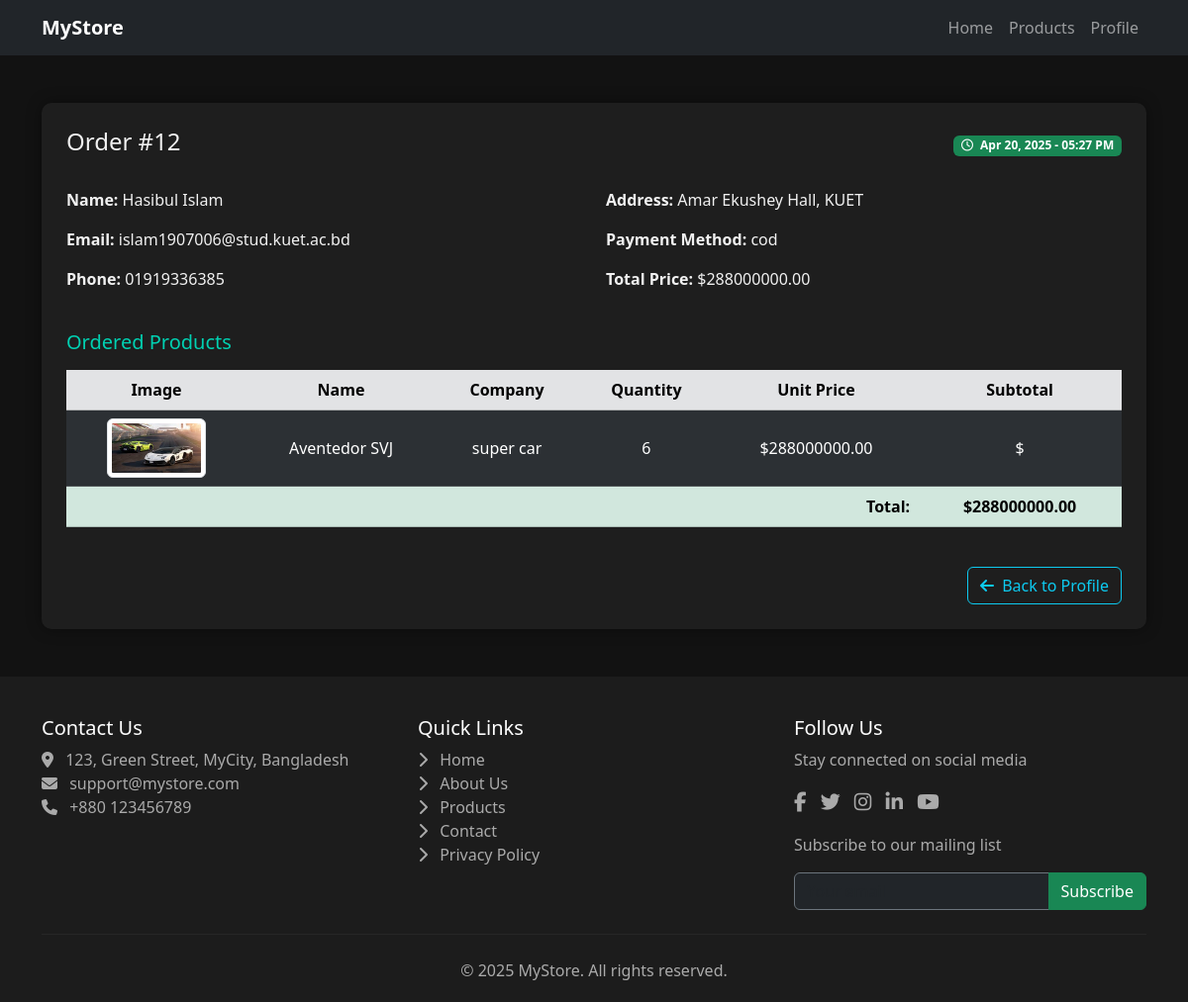
/orderDetails/12 (signed in), run on the app's committed database.
### myapp/models.py (models this page shows)
class Order(models.Model):
    id = models.AutoField(primary_key=True)
    user = models.ForeignKey(User, on_delete=models.CASCADE)
    fullname = models.CharField(max_length=100, default='')
    email = models.EmailField(max_length=100, default='')
    phone = models.CharField(max_length=20, default='')
    address = models.CharField(max_length=200, default='')
    payment_method = models.CharField(max_length=20, default='')
    total_price = models.DecimalField(max_digits=1000, decimal_places=2, default=0)
    ordered_at = models.DateTimeField(auto_now_add=True)

class OrderItem(models.Model):
    id = models.AutoField(primary_key=True)
    order = models.ForeignKey(Order, on_delete=models.CASCADE)
    product = models.ForeignKey(Product, on_delete=models.CASCADE)
    quantity = models.PositiveIntegerField(default=0)
    price = models.DecimalField(max_digits=1000,decimal_places=2, default=0)

class Product(models.Model):
    id = models.AutoField(primary_key=True)
    name = models.CharField(max_length=100)
    image = models.ImageField(upload_to='product_images/', null=True, blank=True)
    description = models.TextField(max_length=500, null=True)
    price = models.DecimalField(max_digits=20, decimal_places=2)
    stock = models.PositiveIntegerField()
    company = models.CharField(max_length=100)
    category = models.ForeignKey(Category, on_delete=models.CASCADE)

### myapp/views.py (the view)
def orderDetails(request, order_id):
    if not request.user.is_authenticated:
        return redirect('/login')
    order = get_object_or_404(Order, id=order_id)
    if order.user != request.user:
        return redirect('/')
    order_items = OrderItem.objects.filter(order=order)
    return render(request, 'orderDetails.html', {'order': order, 'order_items': order_items})

### template/orderDetails.html (shortened to what this page needs)
<!DOCTYPE html>
<html lang="en">
<head>
    <link href="https://cdn.jsdelivr.net/npm/bootstrap@5.3.3/dist/css/bootstrap.min.css" rel="stylesheet">
    <link href="https://cdnjs.cloudflare.com/ajax/libs/font-awesome/6.5.0/css/all.min.css" rel="stylesheet">
</head>
<body>
<nav class="navbar navbar-expand-lg navbar-dark bg-dark">
    <div class="container">
        <a class="navbar-brand fw-bold" href="/">MyStore</a>
        <div class="collapse navbar-collapse justify-content-end">
            <ul class="navbar-nav">
                <li class="nav-item"><a class="nav-link" href="/">Home</a></li>
                <li class="nav-item"><a class="nav-link" href="/products">Products</a></li>
                <li class="nav-item"><a class="nav-link" href="/profile">Profile</a></li>
            </ul>
        </div>
    </div>
</nav>
<div class="container my-5">
    <div class="order-card">
        <div class="d-flex justify-content-between align-items-center mb-4">
            <h4>Order #{{ order.id }}</h4>
            <span class="badge bg-success">
                <i class="far fa-clock me-1"></i> {{ order.ordered_at|date:"M d, Y - h:i A" }}
            </span>
        </div>
        <div class="row mb-4">
            <div class="col-md-6">
                <p><strong>Name:</strong> {{ order.fullname }}</p>
                <p><strong>Email:</strong> {{ order.email }}</p>
                <p><strong>Phone:</strong> {{ order.phone }}</p>
            </div>
            <div class="col-md-6">
                <p><strong>Address:</strong> {{ order.address }}</p>
                <p><strong>Payment Method:</strong> {{ order.payment_method }}</p>
                <p><strong>Total Price:</strong> ${{ order.total_price }}</p>
            </div>
        </div>
        <h5 class="mb-3">Ordered Products</h5>
        <div class="table-responsive">
            <table class="table table-dark table-striped table-hover text-center align-middle">
                <thead class="table-secondary text-dark">
                    <tr>
                        <th>Image</th>
                        <th>Name</th>
                        <th>Company</th>
                        <th>Quantity</th>
                        <th>Unit Price</th>
                        <th>Subtotal</th>
                    </tr>
                </thead>
                <tbody>
                    {% for item in order_items %}
                    <tr>
                        <td><img src="{{ item.product.image.url }}" alt="product" class="img-thumbnail" style="height: 60px;"></td>
                        <td>{{ item.product.name }}</td>
                        <td>{{ item.product.company }}</td>
                        <td>{{ item.quantity }}</td>
                        <td>${{ item.price }}</td>
                        <td>${{ item.price|floatformat:2|floatformat:"2"|add:"0"|floatformat:2|stringformat:"s"|add:item.quantity|stringformat:"s" }}</td>
                    </tr>
                    {% endfor %}
                </tbody>
                <tfoot>
                    <tr class="table-success text-dark fw-bold">
                        <td colspan="5" class="text-end">Total:</td>
                        <td>${{ order.total_price }}</td>
                    </tr>
                </tfoot>
            </table>
        </div>
        <div class="text-end mt-4">
            <a href="{% url 'profile' %}" class="btn btn-outline-info">
                <i class="fas fa-arrow-left me-1"></i> Back to Profile
            </a>
        </div>
    </div>
</div>
<footer>
    <div class="container">
        <div class="row">
            <div class="col-md-4">
                <h5>Contact Us</h5>
                <ul class="list-unstyled">
                    <li><i class="fas fa-map-marker-alt me-2"></i> 123, Green Street, MyCity, Bangladesh</li>
                    <li><i class="fas fa-envelope me-2"></i> support@mystore.com</li>
                    <li><i class="fas fa-phone me-2"></i> +880 123456789</li>
                </ul>
            </div>
            <div class="col-md-4">
                <h5>Quick Links</h5>
                <ul class="list-unstyled">
                    <li><a href="#"><i class="fas fa-chevron-right me-2"></i> Home</a></li>
                    <li><a href="#"><i class="fas fa-chevron-right me-2"></i> About Us</a></li>
                    <li><a href="#"><i class="fas fa-chevron-right me-2"></i> Products</a></li>
                    <li><a href="#"><i class="fas fa-chevron-right me-2"></i> Contact</a></li>
                    <li><a href="#"><i class="fas fa-chevron-right me-2"></i> Privacy Policy</a></li>
                </ul>
            </div>
            <div class="col-md-4">
                <h5>Follow Us</h5>
                <p>Stay connected on social media</p>
                <div class="social-icons">
                    <a href="#"><i class="fab fa-facebook-f"></i></a>
                    <a href="#"><i class="fab fa-twitter"></i></a>
                    <a href="#"><i class="fab fa-instagram"></i></a>
                    <a href="#"><i class="fab fa-linkedin-in"></i></a>
                    <a href="#"><i class="fab fa-youtube"></i></a>
                </div>
                <div class="mt-3">
                    <p>Subscribe to our mailing list</p>
                    <div class="input-group">
                        <input type="email" class="form-control bg-dark border-secondary" placeholder="Your email">
                        <button class="btn btn-success" type="button">Subscribe</button>
                    </div>
                </div>
            </div>
        </div>
        <hr class="my-4" style="border-color: #444;">
        <div class="text-center">
            <p class="mb-0">&copy; {% now "Y" %} MyStore. All rights reserved.</p>
        </div>
    </div>
</footer>
</body>
</html>

### template/orderDetails.html (style rules this page uses)
body { background-color: #121212; color: #f1f1f1; }
.order-card { background-color: #1e1e1e; border-radius: 10px; padding: 25px; margin-bottom: 30px; box-shadow: 0 0 15px rgba(0,0,0,0.4); }
.order-card h5 { color: #00d1b2; }
footer { background-color: #1c1c1c; color: #aaa; padding: 40px 0 20px; }
footer h5 { color: #fff; }
footer a { color: #aaa; text-decoration: none; }
.social-icons a { color: #aaa; font-size: 20px; margin-right: 10px; }

### data on the page
Order: id "12", ordered_at "Apr 20, 2025 - 05:27 PM", fullname "Hasibul Islam", email "islam1907006@stud.kuet.ac.bd", phone "01919336385", address "Amar Ekushey Hall, KUET", payment_method "cod", total_price "288000000.00"
OrderItem: product.image (picture), product.name "Aventedor SVJ", product.company "super car", quantity "6", price "288000000.00"
